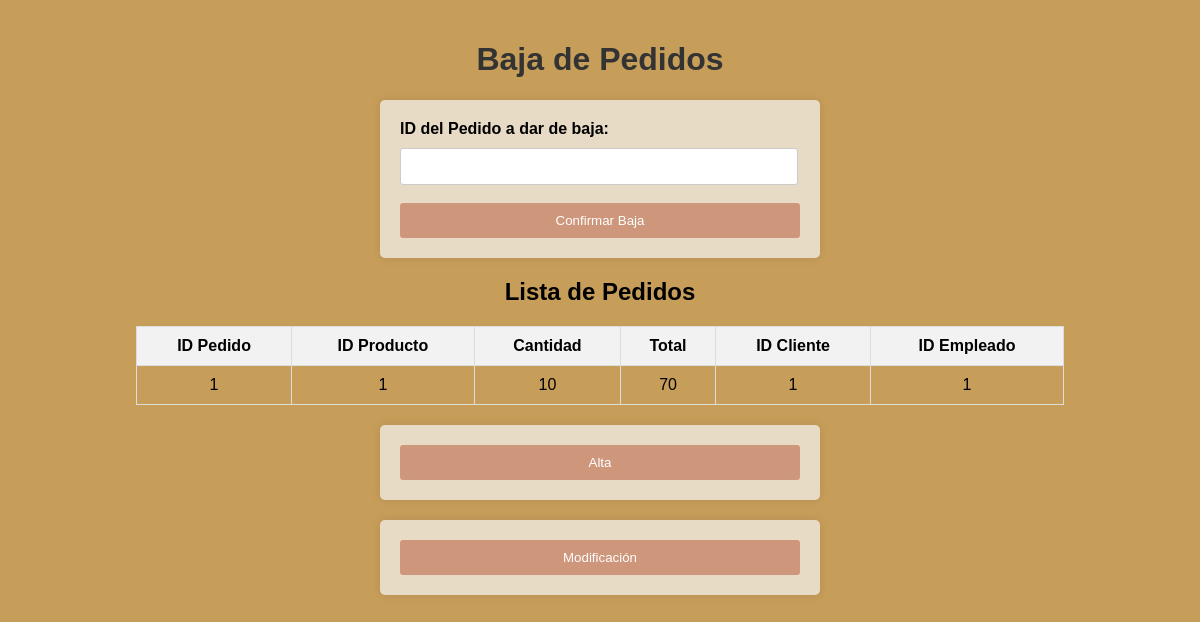
/admin/Baja-pedidos.php, run on an earlier commit of the app's database.
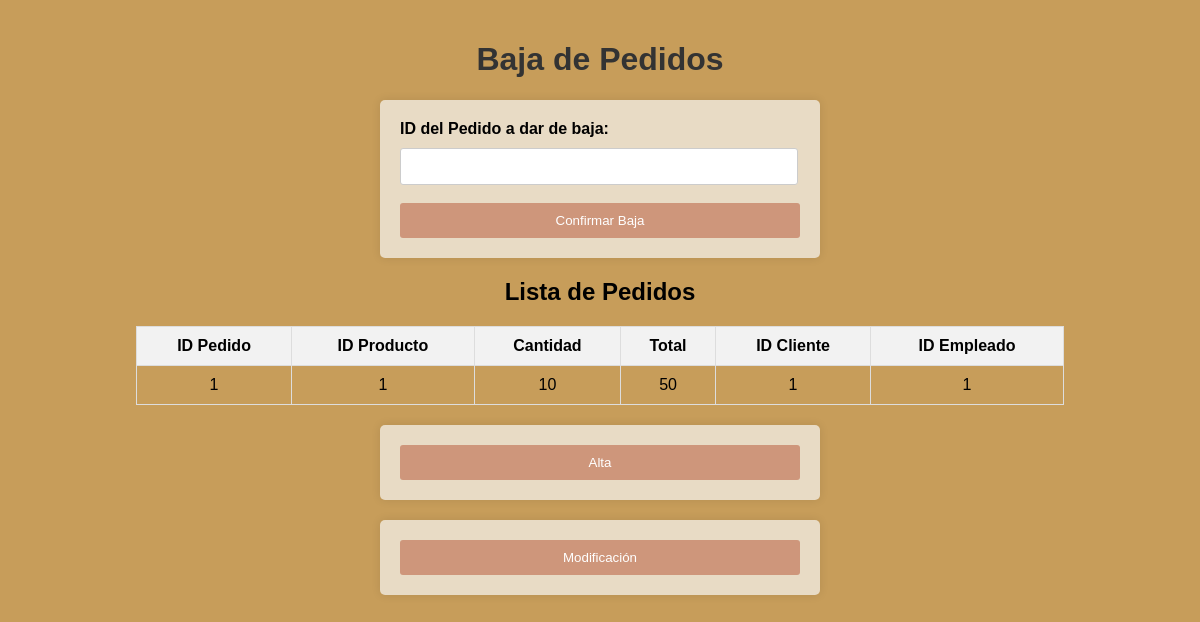
And on a later commit of the database.
### tables this page shows
CREATE TABLE IF NOT EXISTS `Pedidos` (
  `idPedido` INT NOT NULL,
  `idProducto` INT NOT NULL,
  `Cantidad` INT NOT NULL,
  `Total` VARCHAR(45) NOT NULL,
  `idCliente` INT NOT NULL,
  `idEmpleado` INT NOT NULL,
  PRIMARY KEY (`idPedido`),
  INDEX `fk_Pedidos_Clientes1_idx` (`idCliente` ASC) VISIBLE,
  INDEX `fk_Pedidos_Productos1_idx` (`idProducto` ASC) VISIBLE,
  INDEX `fk_Pedidos_Empleados1_idx` (`idEmpleado` ASC) VISIBLE,
  CONSTRAINT `fk_Pedidos_Clientes1`
    FOREIGN KEY (`idCliente`)
    REFERENCES `Clientes` (`idCliente`)
    ON DELETE NO ACTION
    ON UPDATE NO ACTION,
  CONSTRAINT `fk_Pedidos_Productos1`
    FOREIGN KEY (`idProducto`)
    REFERENCES `Productos` (`idProducto`)
    ON DELETE NO ACTION
    ON UPDATE NO ACTION,
  CONSTRAINT `fk_Pedidos_Empleados1`
    FOREIGN KEY (`idEmpleado`)
    REFERENCES `Empleados` (`idEmpleado`)
    ON DELETE NO ACTION
    ON UPDATE NO ACTION);

### admin/Baja-pedidos.php (the view, shortened to what this page needs)
<!DOCTYPE html>
<html>
<head>
    <link rel="stylesheet" href="../css/Alta.css">
</head>
<body>
    <h1>Baja de Pedidos</h1>
    <form method="POST" action="<?php echo $_SERVER["PHP_SELF"]; ?>">
        <label for="idPedido">ID del Pedido a dar de baja:</label>
        <input type="text" name="idPedido" id="idPedido" required><br><br>
        <button type="submit">Confirmar Baja</button>
    </form>
    <div>
        <?php
        $conexion = conectar();
        $consulta_pedidos = $conexion->query("SELECT idPedido, idProducto, Cantidad, Total, idCliente, idEmpleado FROM Pedidos ORDER BY idPedido");
        if ($consulta_pedidos->num_rows > 0) {
            echo "<h2>Lista de Pedidos</h2>";
            echo "<table border='1'>
                <tr>
                    <th>ID Pedido</th>
                    <th>ID Producto</th>
                    <th>Cantidad</th>
                    <th>Total</th>
                    <th>ID Cliente</th>
                    <th>ID Empleado</th>
                </tr>";
            while ($fila = $consulta_pedidos->fetch_assoc()) {
                echo "<tr>
                    <td>{$fila['idPedido']}</td>
                    <td>{$fila['idProducto']}</td>
                    <td>{$fila['Cantidad']}</td>
                    <td>{$fila['Total']}</td>
                    <td>{$fila['idCliente']}</td>
                    <td>{$fila['idEmpleado']}</td>
                </tr>";
            }
            echo "</table>";
        } else {
            echo "No hay pedidos registrados.";
        }
        ?>
    </div>
    <form action="Alta-pedidos.php" method="post">
        <button type="submit">Alta</button>
    </form>
    <form action="Modif-pedidos.php" method="post">
        <button type="submit">Modificación</button>
    </form>
</body>
</html>

What changed in the data, as far as the page shows it:
changed pedidos id 1: Total "70" → "50"
